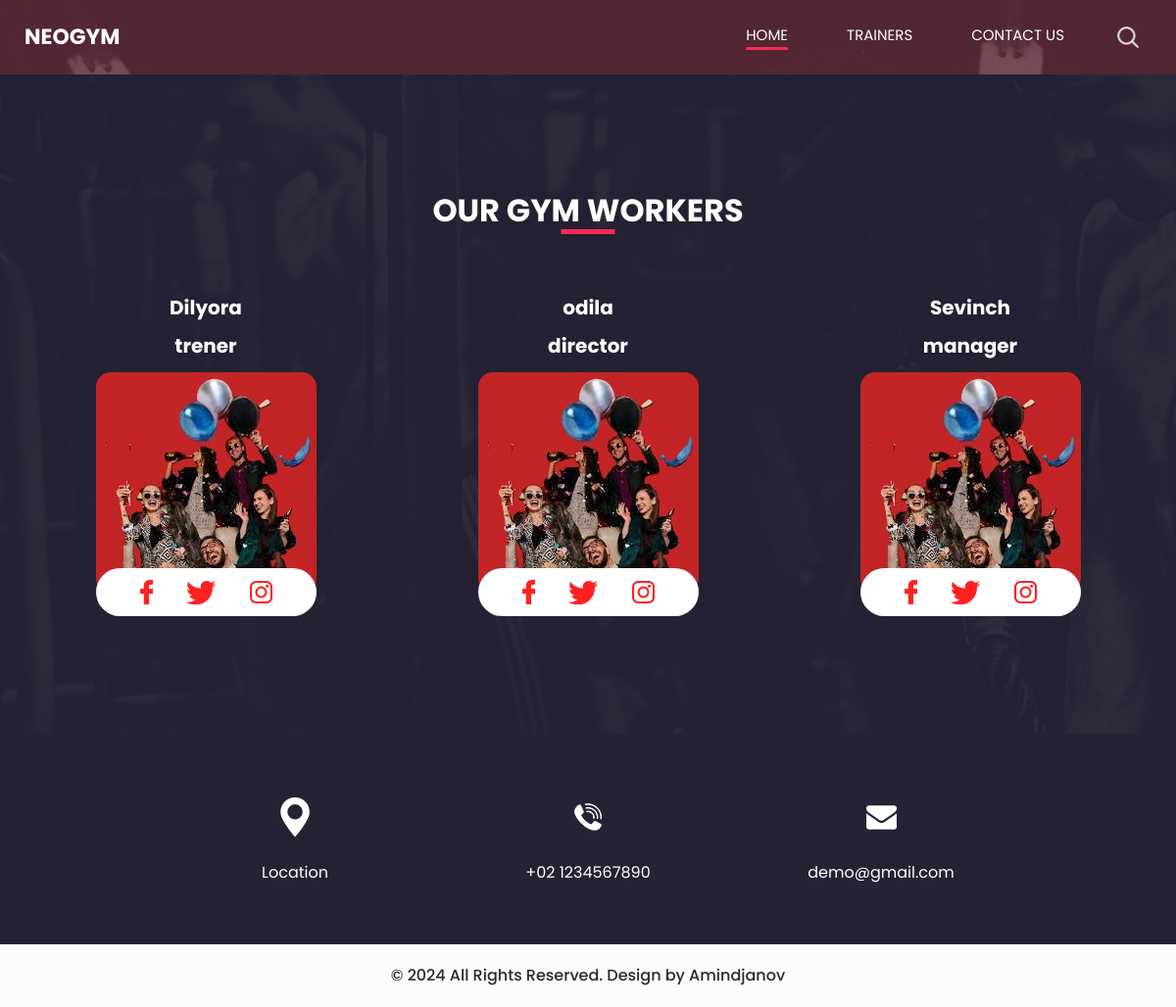
Screenshot of /treners/ with the database file from the repository.
### home/models.py (models this page shows, shortened)
class Treners(models.Model):
    TRENER = 'trener'
    DIRECTOR = 'director'
    USER = 'user'
    MANAGER = 'manager'
    ROLE_CHOICES = (
        (TRENER, 'Trener'),
        (DIRECTOR, 'Director'),
        (USER, 'User'),
        (MANAGER, 'Manager'),
    )
    name = models.CharField(max_length=100)
    email = models.EmailField(unique=True)
    phone = models.CharField(max_length=20)
    staff = models.CharField(choices=ROLE_CHOICES, max_length=20)
    image = models.ImageField()
    created_at = models.DateTimeField(auto_now_add=True)
    updated_at = models.DateTimeField(auto_now=True)
    @property
    def imageURL(self):
        return self.image.url

### home/views.py (the view)
# urls.py: path('treners/', treiner, name='treners'),
def treiner(request):
    treners = Treners.objects.all()
    context = {
        'treners': treners
    }
    return render(
        request=request,
        template_name='trainer.html',
        context=context
    )

### templates/trainer.html (shortened to what this page needs)
<!DOCTYPE html>
<html>
{% load static %}
<head>
  <link rel="stylesheet" type="text/css" href="https://cdnjs.cloudflare.com/ajax/libs/OwlCarousel2/2.3.4/assets/owl.carousel.min.css" />
  <link rel="stylesheet" type="text/css" href="css/bootstrap.css" />
  <link href="css/style.css" rel="stylesheet" />
  <link href="css/responsive.css" rel="stylesheet" />
</head>
<body class="sub_page">
  <div class="hero_area">
    {% include "navbar.html" %}
  </div>
  <section class="trainer_section layout_padding">
    <div class="container">
      <div class="heading_container">
        <h2>
          Our Gym Workers
        </h2>
      </div>
      <div class="row">
        {% for trener in treners %}
        <div class="col-lg-4 col-md-6 mx-auto">
          <div class="box">
            <div class="name">
              <h5>
                {{ trener.name }}
              </h5>
              <h5>
                {{ trener.staff }}
              </h5>
            </div>
            <div class="img-box">
              <img src="{{ trener.imageURL }}" alt="">
            </div>
            <div class="social_box">
              <a href="">
                <img src="{% static 'images/facebook-logo.png' %}" alt="">
              </a>
              <a href="">
                <img src="{% static 'images/twitter.png' %}" alt="">
              </a>
              <a href="">
                <img src="{% static 'images/instagram-logo.png' %}" alt="">
              </a>
            </div>
          </div>
        </div>
        {% endfor %}
      </div>
    </div>
  </section>
  <section class="info_section layout_padding2">
    <div class="container">
      <div class="info_items">
        <a href="">
          <div class="item ">
            <div class="img-box box-1">
            </div>
            <div class="detail-box">
              <p>
                Location
              </p>
            </div>
          </div>
        </a>
        <a href="">
          <div class="item ">
            <div class="img-box box-2">
            </div>
            <div class="detail-box">
              <p>
                +02 1234567890
              </p>
            </div>
          </div>
        </a>
        <a href="">
          <div class="item ">
            <div class="img-box box-3">
            </div>
            <div class="detail-box">
              <p>
                demo@gmail.com
              </p>
            </div>
          </div>
        </a>
      </div>
    </div>
  </section>
  {% include "footer.html" %}
</html>

### templates/navbar.html (shortened to what this page needs)
 <!DOCTYPE html>
<html>
{% load static %}
<head>
  <link rel="stylesheet" type="text/css" href="https://cdnjs.cloudflare.com/ajax/libs/OwlCarousel2/2.3.4/assets/owl.carousel.min.css" />
  <link rel="stylesheet" type="text/css" href="{% static 'css/bootstrap.css' %}" />
  <link href="{% static 'css/style.css' %}" rel="stylesheet" />
  <link href="{% static 'css/responsive.css' %}" rel="stylesheet" />
</head>
<header class="header_section">
    <div class="container-fluid">
      <nav class="navbar navbar-expand-lg custom_nav-container ">
        <a class="navbar-brand" href="{% url 'home' %}">
          <span>
            Neogym
          </span>
        </a>
        <div class="collapse navbar-collapse" id="navbarSupportedContent">
          <div class="d-flex ml-auto flex-column flex-lg-row align-items-center">
            <ul class="navbar-nav  ">
              <li class="nav-item active">
                <a class="nav-link" href="{% url 'home' %}">Home <span class="sr-only">(current)</span></a>
              </li>
              <li class="nav-item">
                <a class="nav-link" href="{% url 'treners' %}"> trainers</a>
              </li>
              <li class="nav-item">
                <a class="nav-link" href="{% url 'contact' %}"> Contact Us</a>
              </li>
            </ul>
            <div class="user_option">
              <form class="form-inline my-2 my-lg-0 ml-0 ml-lg-4 mb-3 mb-lg-0">
                <button class="btn  my-2 my-sm-0 nav_search-btn" type="submit"></button>
              </form>
            </div>
          </div>
        </div>
      </nav>
    </div>
  </header>

### templates/footer.html (shortened to what this page needs)
{% load static %}
<footer class="container-fluid footer_section">
    <p>
      &copy; 2024 All Rights Reserved. Design by Amindjanov
    </p>
  </footer>
</body>
</html>

### static/css/responsive.css (style rules this page uses)
@media (min-width: 1200px) { .container { max-width: 1170px; } }

### rows the page displays
Treners: name "Dilyora", staff "trener", imageURL (picture)
Treners: name "odila", staff "director", imageURL (picture)
Treners: name "Sevinch", staff "manager", imageURL (picture)
